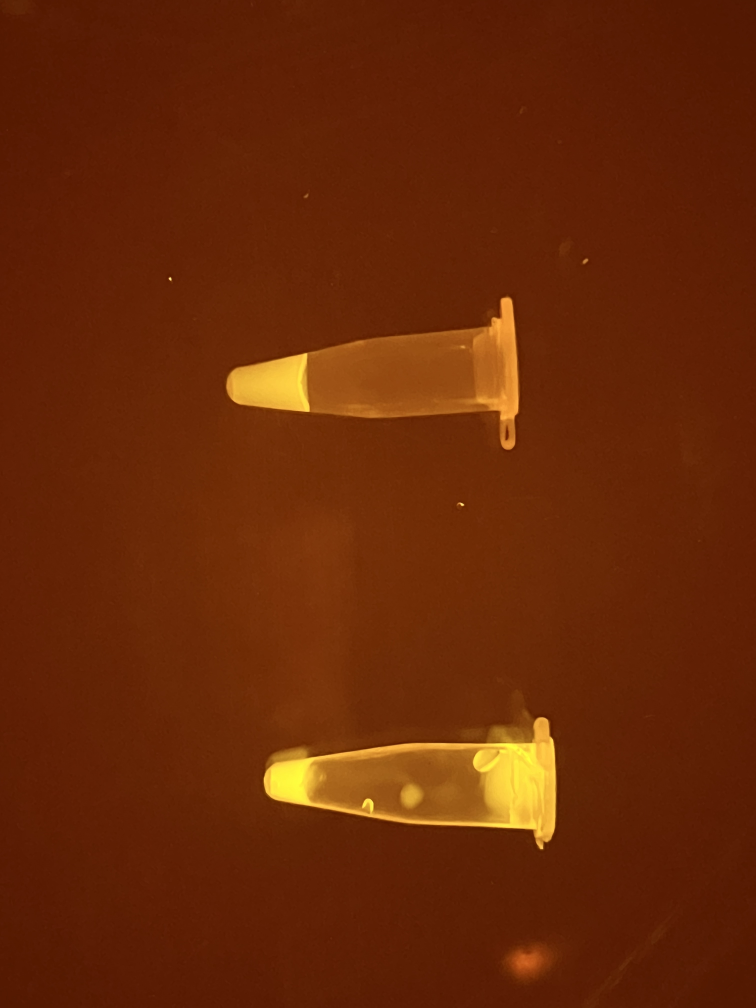
#> input picture data/samples/error_splash.jpg, 3024 x 4032 px (shown at 1/4 size)
$ python -i pilot_4.py   (imports and definitions only)
#> lines starting #> are read from the running program, lines starting #| are printed output that depends on the picture; after the words box and inside, x2 and y2 are one past the last pixel; in counts of white or black regions, pixels touching at a corner belong together
# pilot_4.py
# 조명 밝기 강도별 형광값 비교 분석
# - intensity_low, intensity_medium, intensity_high 폴더 분석
# - 각 밝기별로 positive/negative 분리도(Cohen's d) + Welch t-test(p-value)
# - 이전 파일럿과 동일한 ROI/신호맵 로직 유지
# - 프리뷰(overlay/signal) 저장

import cv2
import json
import numpy as np
from pathlib import Path
from datetime import datetime
from PIL import Image, ImageOps

# scipy가 없어도 전체 파이프라인이 동작하도록 안전 import
try:
    from scipy import stats
except Exception:
    stats = None

# ================== 환경에 맞게 경로 수정 ==================
import sys
from pathlib import Path
sys.path.insert(0, str(Path(__file__).resolve().parents[2]))

from paths import PILOT_4_INTENSITY, OUT_PILOT
BASE_DIR = str(PILOT_4_INTENSITY)
# =========================================================

# ===== 공통 유틸 =====
IMG_EXTS = {".jpg", ".jpeg", ".png", ".bmp", ".tif", ".tiff"}

def imread_safe(path: Path):
    """cv2.imread 실패 시 PIL(EXIF 회전 보정)로 안전 로딩"""
#> called with path = '../../data/samples/error_splash.jpg'
    bgr = cv2.imread(str(path), cv2.IMREAD_COLOR)
#> bgr is the input picture: shape (4032, 3024, 3); mean B, G, R 6.6, 40.3, 104.2
    if bgr is not None:
        return bgr
    try:
        pil = Image.open(path)
        pil = ImageOps.exif_transpose(pil).convert("RGB")
        arr = np.array(pil)
        return cv2.cvtColor(arr, cv2.COLOR_RGB2BGR)
    except Exception:
        return None

def resize_keep(bgr, max_side=1200):
#> called with max_side = 1200
    h, w = bgr.shape[:2]
#> h = 4032; w = 3024
    if max(h, w) <= max_side:
        return bgr
    s = max_side / max(h, w)
#> s = 0.298
    return cv2.resize(bgr, (int(w * s), int(h * s)), interpolation=cv2.INTER_AREA)

# ===== 신호맵 & ROI (이전과 동일) =====
def auto_signal_map(bgr):
    """파장 무관 자동 신호맵 (Blue/White 모두 커버, NaN 방어)"""
    f = bgr.astype(np.float32)
    B, G, R = f[:, :, 0], f[:, :, 1], f[:, :, 2]
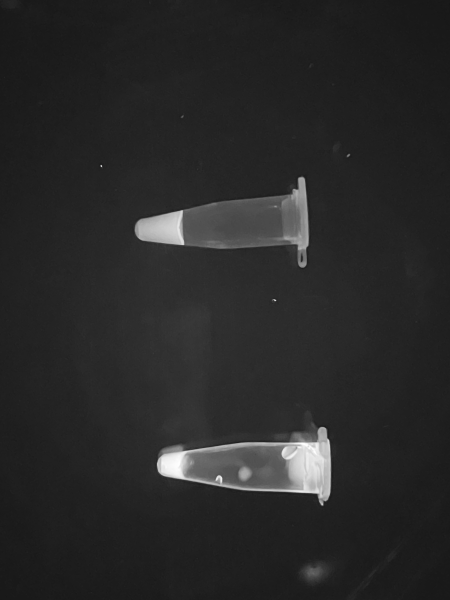
#> G: shape (1200, 900) float32 (shown at 1/2 size); min 22, max 255, mean 40.3
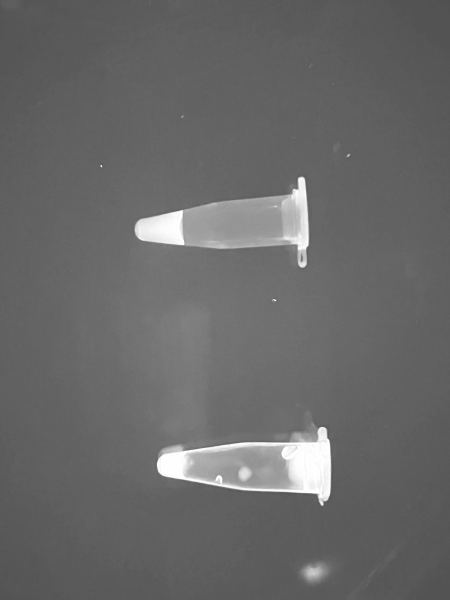
#> R: shape (1200, 900) float32 (shown at 1/2 size); min 79, max 255, mean 104.2
    eps = 1e-6

    # 후보1: Blue 배경 가정(G - a*R - 0.15*B)
    alpha = np.median(G) / (np.median(R) + eps)
#> alpha = 0.347
    cand1 = G - alpha * R - 0.15 * B

    # 후보2: White 배경 가정(밝기 Y에서 롤링 배경 제거)
    Y = 0.299 * R + 0.587 * G + 0.114 * B
    bg = cv2.medianBlur(Y.astype(np.uint8), 31).astype(np.float32)
    cand2 = Y - bg
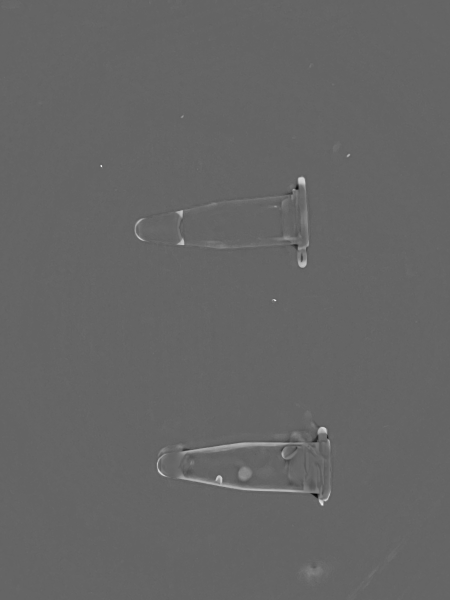
#> cand2: shape (1200, 900) float32 (shown at 1/2 size); min -116.3, max 177.5, mean 1; drawn with min black and max white

    # 후보3: G 채널
    cand3 = G

    def normalize_u8(S):
        p1, p99 = np.percentile(S, 1), np.percentile(S, 99)
        Sn = (S - p1) / max(p99 - p1, 1e-6)
        Sn = np.clip(Sn, 0, 1)
        return (Sn * 255).astype(np.uint8)

    def safe_score(Sn):
        Sn = Sn.astype(np.float32)
        top = float(np.percentile(Sn, 99.5))
        med = float(np.median(Sn))
        low_mask = Sn < np.percentile(Sn, 50)
        low_std = float(np.std(Sn[low_mask])) if np.any(low_mask) else float(np.std(Sn))
        return (top - med) / (low_std + 1e-6)

    best_map, best_score = None, -1e9
    for S in (cand1, cand2, cand3):
        Sn8 = normalize_u8(S)
        sc = safe_score(Sn8)
        if sc > best_score:
            best_score, best_map = sc, Sn8
#> this loop made 3 passes
#> (p1 in normalize_u8, p99 in normalize_u8, med in safe_score, low_std in safe_score, sc, best_score) on pass 1: (-4.64, 97.2, 10, 2.63, 93.07, 93.07)
#> (p1 in normalize_u8, p99 in normalize_u8, med in safe_score, low_std in safe_score, sc) on passes 2 to 3: (-3.96, 17.13, 55, 10.31, 19.39), (25, 192, 13, 3.35, 72.15)
#> pass 1, in normalize_u8, `Sn = np.clip(Sn, 0, 1)`:
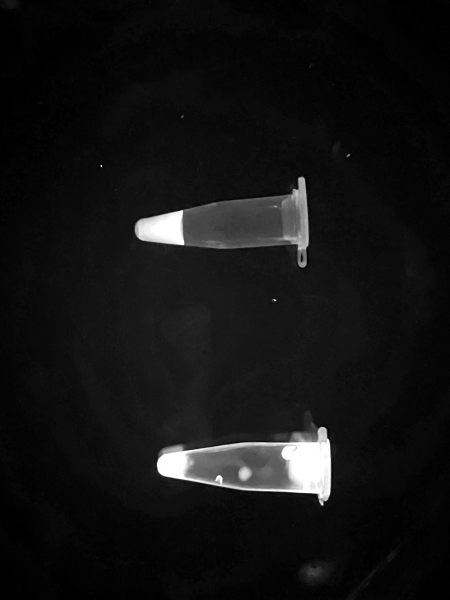
#> Sn: shape (1200, 900) float32 (shown at 1/2 size); min 0, max 1, mean 0.0749
#> after the loop, best_score = 93.07

    if best_map is None:
        best_map = normalize_u8(G)  # 최후의 보루
    return best_map

def extract_roi_masks(sig_u8, max_regions=2):
    """신호맵에서 상위 블롭 ROI 마스크 추출"""
#> called with max_regions = 2
    if sig_u8 is None or sig_u8.size == 0:
        return []

    blur = cv2.GaussianBlur(sig_u8, (5, 5), 1.2)
    _, th = cv2.threshold(blur, 0, 255, cv2.THRESH_BINARY + cv2.THRESH_OTSU)
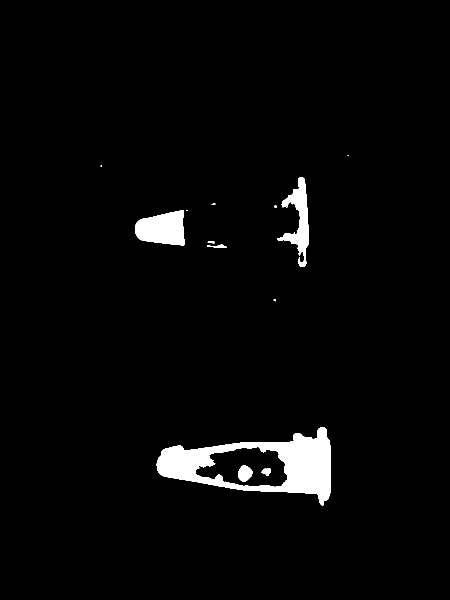
#> th: shape (1200, 900) (shown at 1/2 size); 2.9% white; 14 white regions (5 under 20 px), largest, box (x1, y1, x2, y2) and area: (313, 854, 662, 1011) 21141, (270, 420, 370, 491) 5271, (554, 354, 617, 534) 4150
    k = cv2.getStructuringElement(cv2.MORPH_ELLIPSE, (5, 5))
    clean = cv2.morphologyEx(th, cv2.MORPH_OPEN, k, iterations=1)
#> clean: shape (1200, 900); 2.9% white; 8 white regions (1 under 20 px), largest, box (x1, y1, x2, y2) and area: (313, 854, 662, 1011) 21095, (270, 420, 370, 491) 5271, (555, 354, 617, 507) 3862
    clean = cv2.morphologyEx(clean, cv2.MORPH_CLOSE, k, iterations=1)
#> clean: shape (1200, 900); 2.9% white; 8 white regions (1 under 20 px)
    cnts, _ = cv2.findContours(clean, cv2.RETR_EXTERNAL, cv2.CHAIN_APPROX_SIMPLE)
#> cnts = 6 contours, 1 with area under 20; largest, box (x1, y1, x2, y2) and area: (313, 854, 662, 1011) 30877, (270, 420, 370, 491) 5128, (555, 354, 617, 507) 3659, (597, 520, 613, 534) 124, (435, 489, 449, 496) 59
    if not cnts:
        return []
    cnts = sorted(cnts, key=cv2.contourArea, reverse=True)[:max_regions]
#> cnts = 2 contours; box (x1, y1, x2, y2) and area: (313, 854, 662, 1011) 30877, (270, 420, 370, 491) 5128
    masks = []
    for c in cnts:
        m = np.zeros_like(sig_u8, np.uint8)
        cv2.drawContours(m, [c], -1, 255, -1)
        masks.append(m)
#> this loop made 2 passes
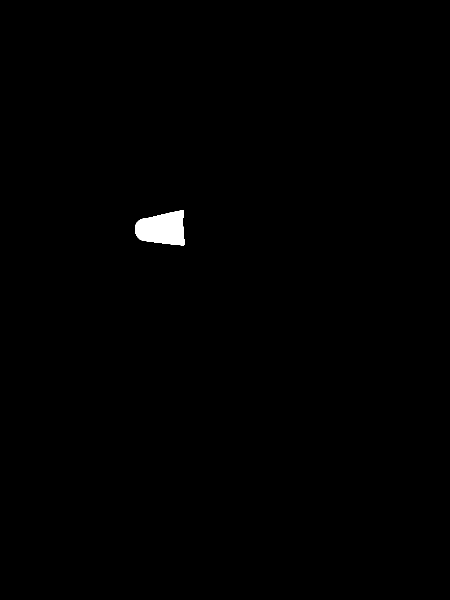
#> m: shape (1200, 900) (shown at 1/2 size); 0.49% white; 1 white region, box (x1, y1, x2, y2) and area: (270, 420, 370, 491) 5271
#> after the loop, masks = 2 items
    return masks

# ===== 단일 이미지 분석 =====
def analyze_one_image(img_path: Path, save_preview_dir: Path):
    """ROI 내 형광 통계 + 프리뷰 저장"""
    bgr0 = imread_safe(img_path)
    if bgr0 is None:
        raise RuntimeError("이미지 로딩 실패")
    bgr = resize_keep(bgr0, 1200)

    sig = auto_signal_map(bgr)
    if sig is None or sig.size == 0:
        raise RuntimeError("신호맵 생성 실패")

    masks = extract_roi_masks(sig, max_regions=2)
#> masks = 2 items
    if not masks:
        raise RuntimeError("ROI 검출 실패")

    roi_mask = np.zeros_like(sig)
    for m in masks:
        roi_mask = cv2.bitwise_or(roi_mask, m)
    bg_mask = cv2.bitwise_not(roi_mask)
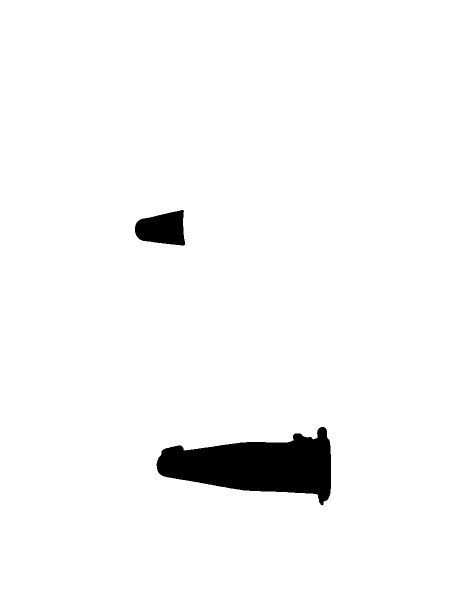
#> bg_mask: shape (1200, 900) (shown at 1/2 size); 96.6% white; 2 black regions, box (x1, y1, x2, y2) and area: (313, 854, 662, 1011) 31329, (270, 420, 370, 491) 5271

    roi_vals = sig[roi_mask > 0].astype(np.float32)
    bg_vals = sig[bg_mask > 0].astype(np.float32)
    if roi_vals.size < 20 or bg_vals.size < 50:
        raise RuntimeError("ROI/배경 픽셀 부족")

    sig_mean = float(np.mean(roi_vals))
#> sig_mean = 180.8
    sig_median = float(np.median(roi_vals))
#> sig_median = 200
    sig_max = float(np.max(roi_vals))
#> sig_max = 255
    bg_mean = float(np.mean(bg_vals))
#> bg_mean = 12.92
    bg_std = float(np.std(bg_vals) + 1e-6)
#> bg_std = 15.17
    snr = float((sig_mean - bg_mean) / bg_std)
#> snr = 11.07
    sat = float(np.mean(roi_vals >= 250.0))
#> sat = 0.315

    # 프리뷰 저장
#> (the run stopped early here; a loop or call above may not have finished)
